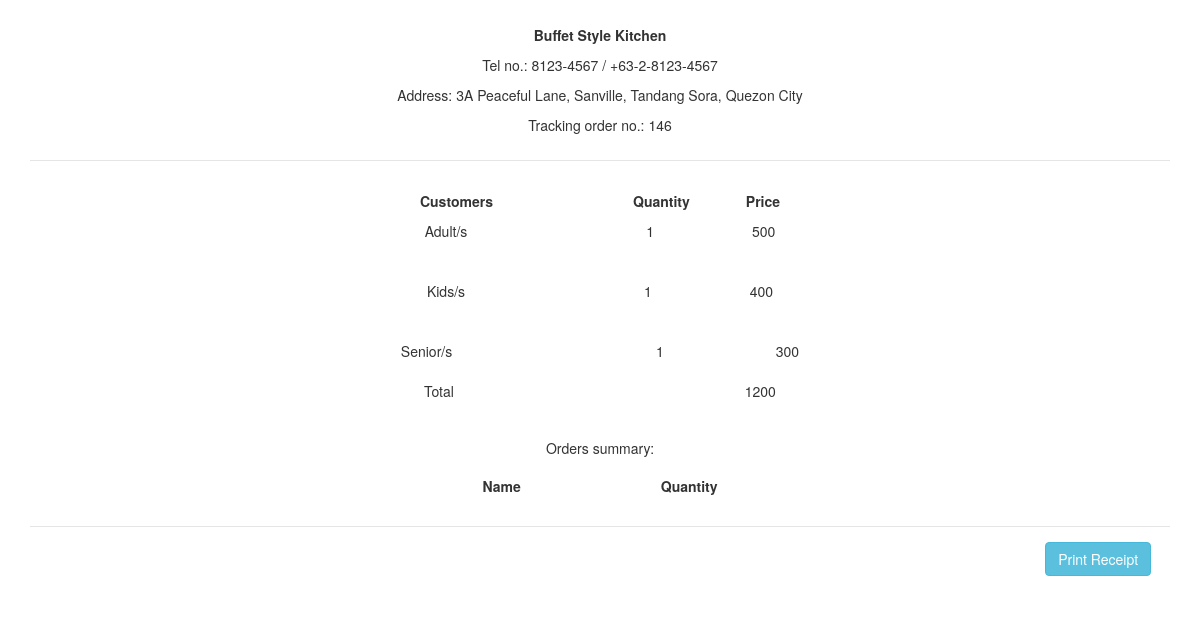
Screenshot of /viewall.php?table_number=Table no. 1 with the database file from the repository.
### tables this page shows
CREATE TABLE `input_customer` (
  `id` int(11) NOT NULL,
  `number_customer` int(11) NOT NULL,
  `price_customer` varchar(255) NOT NULL,
  `kids_number` varchar(255) NOT NULL,
  `kids_price` varchar(255) NOT NULL,
  `senior_number` varchar(255) NOT NULL,
  `senior_price` varchar(255) NOT NULL,
  `table_number` varchar(255) NOT NULL,
  `total` varchar(255) NOT NULL,
  `time_in` varchar(255) NOT NULL,
  `tracking_number` int(11) NOT NULL
);

### viewall.php (the view, shortened to what this page needs)
<?php ;
$mysql_hostname = "localhost";
$mysql_username = "root";
$mysql_password = "";
$mysql_database = "BuffetStyle";
$conn = new mysqli($mysql_hostname, $mysql_username, $mysql_password, $mysql_database);
if (isset($_GET['table_number'])) {
	$table_number = $_GET['table_number'];
	$sql = "SELECT * FROM `input_customer` WHERE `table_number`='$table_number'";
	$result = $conn->query($sql);
	?>
	<html>
	<head>
	<link rel="stylesheet" href="https://maxcdn.bootstrapcdn.com/bootstrap/3.4.0/css/bootstrap.min.css">
	</head>
	<body>
		<div class="container">
	<table class="table">
		<tbody>
			<?php
				if ($result->num_rows > 0) {
					while ($row = $result->fetch_assoc()) {
			?>
	<div class="modal-header">
	<p><center><strong>Buffet Style Kitchen</strong></center></p>
	<p><center>Tel no.: 8123-4567 / +63-2-8123-4567</center></p>
	<p><center>Address: 3A Peaceful Lane, Sanville, Tandang Sora, Quezon City	</center></p>
	<p><center>Tracking order no.: <?php echo $row['tracking_number']; ?></center></p>
	</div>
			<?php		}
				}
			?>
		</tbody>
	</table>
		</div>
	</body>
	</html>
	<?php
		} else{
			header('Location: viewTable.php');
		}
	?>
<?php ;
$mysql_hostname = "localhost";
$mysql_username = "root";
$mysql_password = "";
$mysql_database = "BuffetStyle";
$conn = new mysqli($mysql_hostname, $mysql_username, $mysql_password, $mysql_database);
if (isset($_GET['table_number'])) {
	$table_number = $_GET['table_number'];
	$sql = "SELECT * FROM `input_customer` WHERE `table_number`='$table_number'";
	$result = $conn->query($sql);
	?>
	<html>
	<head>
	<link rel="stylesheet" href="https://maxcdn.bootstrapcdn.com/bootstrap/3.4.0/css/bootstrap.min.css">
	</head>
	<body>
		<div class="container">
	<table class="table">
		<tbody>
			<?php
				if ($result->num_rows > 0) {
					while ($row = $result->fetch_assoc()) {
			?>
	<p><center><strong> Customers&emsp;&emsp;&emsp;&emsp;&emsp;&emsp;&emsp;&emsp;&emsp;&emsp;Quantity&emsp;&emsp;&emsp;&emsp;Price </strong></center></p>
	<p><center>Adult/s&ensp;&nbsp;&emsp;&emsp;&emsp;&emsp;&emsp;&emsp;&emsp;&emsp;&emsp;&emsp;&emsp;&emsp;<?php echo $row['number_customer']; ?>&emsp;&emsp;&emsp;&emsp;&emsp;&emsp;&emsp;<?php echo $row['price_customer']; ?> </center></p>
			<?php		}
				}
			?>
		</tbody>
	</table>
		</div>
	</body>
	</html>
	<?php
		} else{
			header('Location: viewTable.php');
		}
	?>
<?php ;
$mysql_hostname = "localhost";
$mysql_username = "root";
$mysql_password = "";
$mysql_database = "BuffetStyle";
$conn = new mysqli($mysql_hostname, $mysql_username, $mysql_password, $mysql_database);
if (isset($_GET['table_number'])) {
	$table_number = $_GET['table_number'];
	$sql = "SELECT * FROM `input_customer` WHERE `table_number`='$table_number'";
	$result = $conn->query($sql);
	?>
	<html>
	<head>
	<link rel="stylesheet" href="https://maxcdn.bootstrapcdn.com/bootstrap/3.4.0/css/bootstrap.min.css">
	</head>
	<body>
		<div class="container">
	<table class="table">
		<tbody>
			<?php
				if ($result->num_rows > 0) {
					while ($row = $result->fetch_assoc()) {
			?>
						<p><center>Kids/s&ensp;&nbsp;&emsp;&emsp;&emsp;&emsp;&emsp;&emsp;&emsp;&emsp;&emsp;&emsp;&emsp;&emsp;<?php echo $row['kids_number']; ?>&emsp;&emsp;&emsp;&emsp;&emsp;&emsp;&emsp;<?php echo $row['kids_price']; ?> </center></p>
			<?php		}
				}
			?>
		</tbody>
	</table>
		</div>
	</body>
	</html>
	<?php
		} else{
			header('Location: viewTable.php');
		}
	?>
<?php ;
$mysql_hostname = "localhost";
$mysql_username = "root";
$mysql_password = "";
$mysql_database = "BuffetStyle";
$conn = new mysqli($mysql_hostname, $mysql_username, $mysql_password, $mysql_database);
if (isset($_GET['table_number'])) {
	$table_number = $_GET['table_number'];
	$sql = "SELECT * FROM `input_customer` WHERE `table_number`='$table_number'";
	$result = $conn->query($sql);
	?>
	<html>
	<head>
	<link rel="stylesheet" href="https://maxcdn.bootstrapcdn.com/bootstrap/3.4.0/css/bootstrap.min.css">
	</head>
	<body>
		<div class="container">
		<tbody>
			<?php
				if ($result->num_rows > 0) {
					while ($row = $result->fetch_assoc()) {
			?>
						<p><center>Senior/s&emsp;&emsp;&emsp;&emsp;&emsp;&emsp;&emsp;&emsp;&emsp;&emsp;&emsp;&emsp;&emsp;&nbsp;&nbsp;&emsp;<?php echo $row['senior_number']; ?>&emsp;&emsp;&emsp;&emsp;&emsp;&emsp;&emsp;&emsp;<?php echo $row['senior_price']; ?> </center></p>
			<?php		}
				}
			?>
		</tbody>
		</div>
	</body>
	</html>
	<?php
		} else{
			header('Location: viewTable.php');
		}
	?>
<?php ;
$mysql_hostname = "localhost";
$mysql_username = "root";
$mysql_password = "";
$mysql_database = "BuffetStyle";
$conn = new mysqli($mysql_hostname, $mysql_username, $mysql_password, $mysql_database);
if (isset($_GET['table_number'])) {
	$table_number = $_GET['table_number'];
	$sql = "SELECT * FROM `input_customer` WHERE `table_number`='$table_number'";
	$result = $conn->query($sql);
	?>
	<html>
	<head>
	<link rel="stylesheet" href="https://maxcdn.bootstrapcdn.com/bootstrap/3.4.0/css/bootstrap.min.css">
	</head>
	<body>
		<div class="container">
	<table class="table">
		<tbody>
			<?php
				if ($result->num_rows > 0) {
					while ($row = $result->fetch_assoc()) {
			?>
	<p><center>Total&ensp;&nbsp;&emsp;&emsp;&emsp;&emsp;&emsp;&emsp;&emsp;&emsp;&emsp;&emsp;&emsp;&emsp;&emsp;&emsp;&emsp;&emsp;&emsp;&emsp;&emsp;&emsp;<?php echo $row['total']; ?> </center></p>
			<?php		}
				}
			?>
		</tbody>
	</table>
		</div>
	</body>
	</html>
	<?php
		} else{
			header('Location: viewTable.php');
		}
	?>
<?php ;
if (isset($_GET['table_number'])) {
    ?>
<html>
<head>
<link rel="stylesheet" href="https://maxcdn.bootstrapcdn.com/bootstrap/3.4.0/css/bootstrap.min.css">
</head>
<body>
	<h5><center>Orders summary:</center></h5>
	<div class="container">
<table class="table">
	<p><center><strong> Name&emsp;&emsp;&emsp;&emsp;&emsp;&emsp;&emsp;&emsp;&emsp;&emsp;Quantity</strong></center></p>
</table>
<div class="modal-footer" width=10px;>
<a onclick="window.print()" class="btn btn-info">Print Receipt</a>&nbsp;
      </div>
	</div>
</body>
</html>
<?php
	} else{
		header('Location: viewTable.php');
	}
?>

### rows the page displays
input_customer: tracking_number "146", number_customer "1", price_customer "500", kids_number "1", kids_price "400", senior_number "1", senior_price "300", total "1200"
